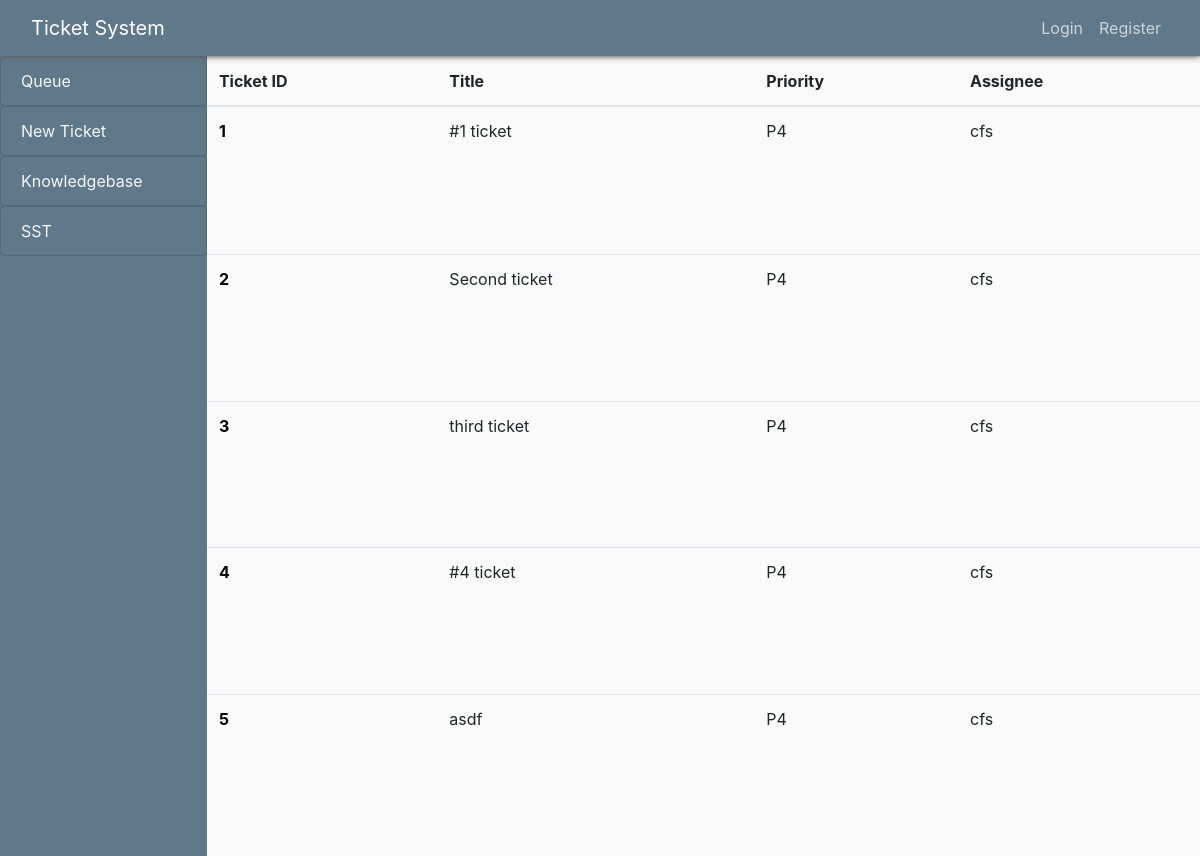
Before: / with the older database file.
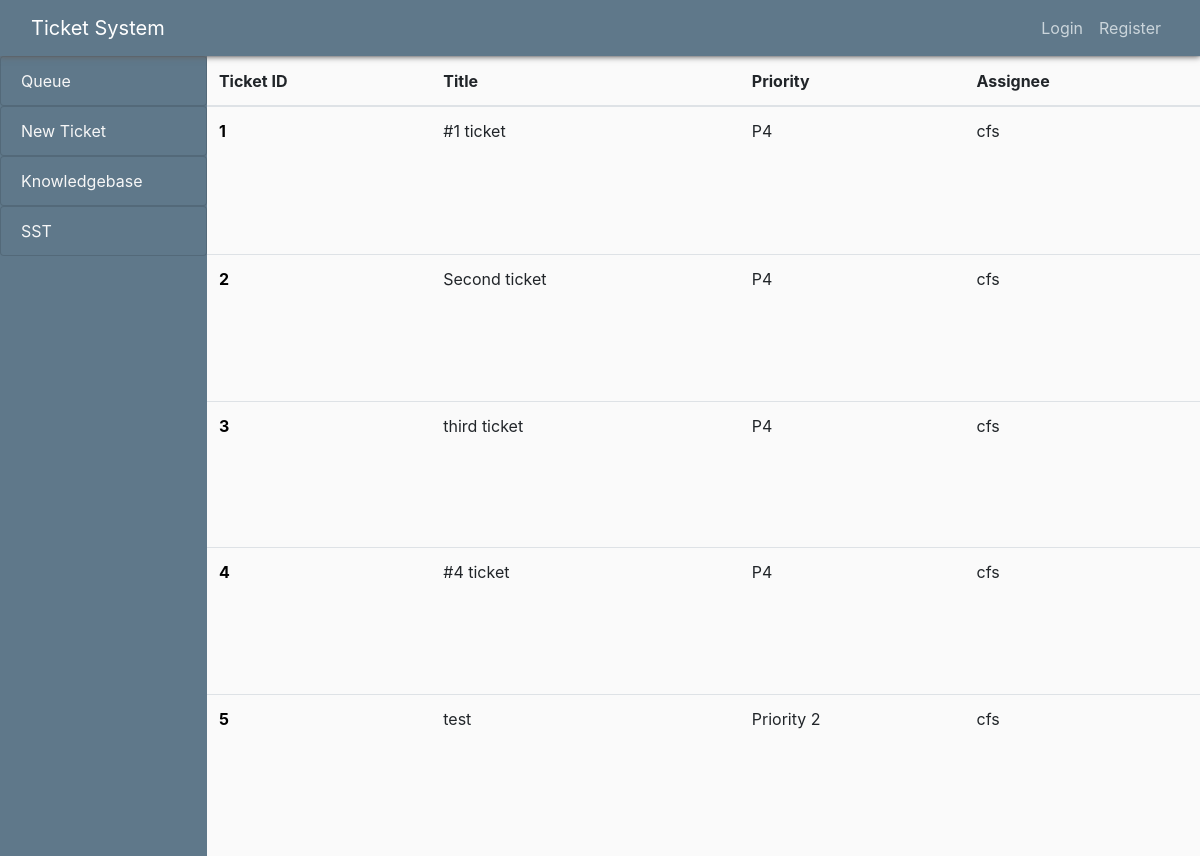
After: the same page with the newer database file.
### blog/models.py (models this page shows, shortened)
class Post(models.Model):
    title = models.CharField(max_length=100)
    content = models.TextField()
    date_posted = models.DateTimeField(default=timezone.now)
    author = models.ForeignKey(User, on_delete=models.CASCADE) # FIX: Users tickets do not get deleted when
    TICKET_PRIORITY = [
        ('Priority 4', 'Priority 4'),
        ('Priority 3', 'Priority 3'),
        ('Priority 2', 'Priority 2'),
        ('Priority 1', 'Priority 1'),
    ]
    ticket_priority = models.CharField(max_length=10, choices=TICKET_PRIORITY, default='Priority 4')

### blog/views.py (the view)
# urls.py: path('', PostListView.as_view(), name='blog-home'),
class PostListView(ListView):
    model = Post
    template_name = 'blog/home.html' # <app>/<model>_<viewtype>.html
    context_object_name = 'posts'
    paginate_by = 5 # makes it 5 posts per page

### blog/templates/blog/home.html
{% extends "blog/base.html" %}
{% block content %}
    <table class="table table-hover">
      <thead>
        <tr>
          <th scope="col">Ticket ID</th>
          <th scope="col">Title</th>
          <th scope="col">Priority</th>
          <th scope="col">Assignee</th>
        </tr>
      </thead>
      <tbody>
      {% for post in posts %}
          <tr>
            <th scope="row"><a href="{% url 'post-detail' post.id %}">{{ forloop.counter }}</a></th>
            <td>{{ post.title }}</td>
            <td>{{ post.ticket_priority }}</td>
            <td>{{ post.author }}</td>
          </tr>
      {% endfor %}
      </tbody>
    </table>
{% endblock content %}

Changed rows visible on the page:
removed Post: title "asdf", ticket_priority "P4", author "cfs"
now on this page (row unchanged): Post: title "test", ticket_priority "Priority 2", author "cfs"
